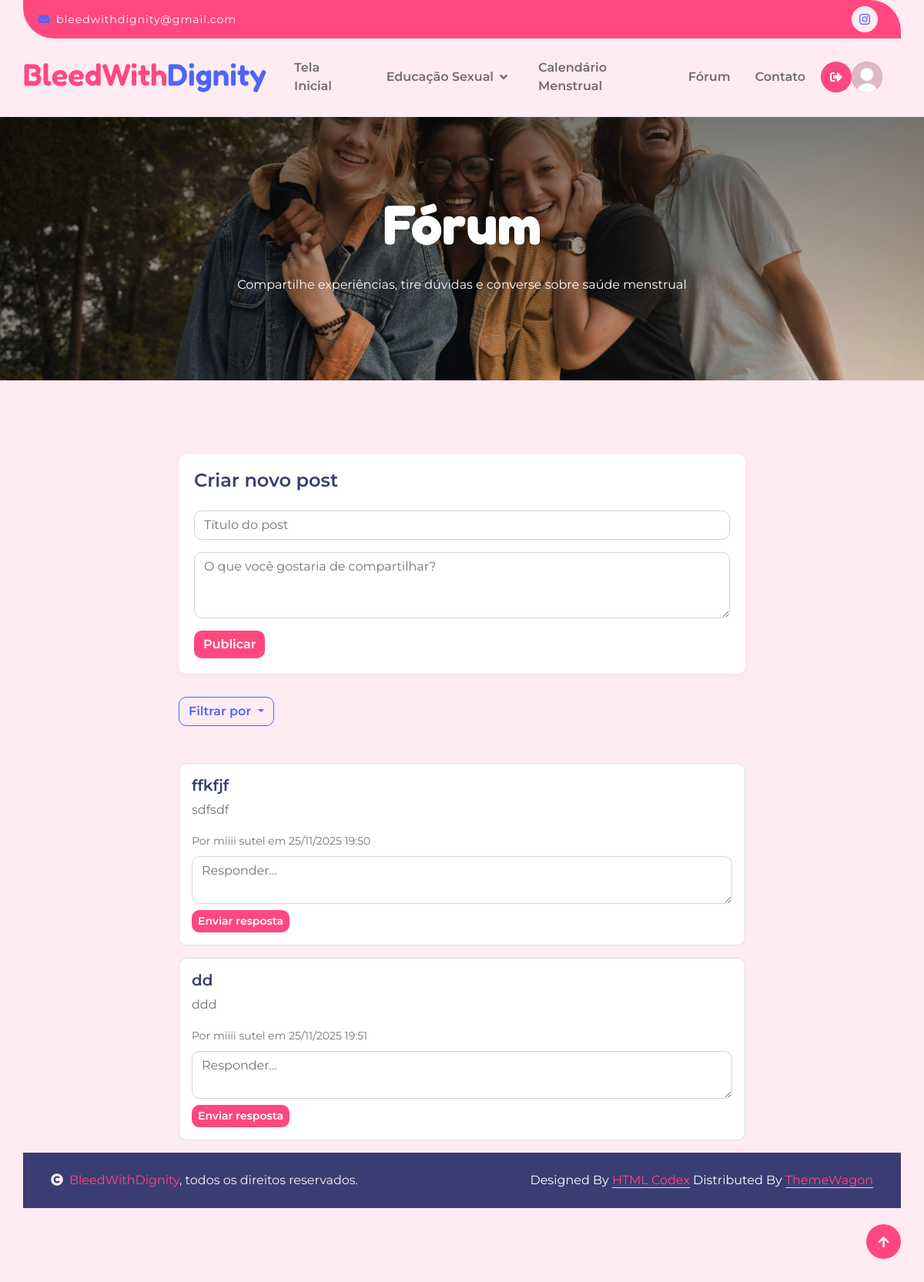
The page /forum/forumlogado.php?filter=populares on the database its author committed.
### tables this page shows
CREATE TABLE `forum_posts` (
  `id` int NOT NULL,
  `autor_id` int NOT NULL,
  `titulo` varchar(255) NOT NULL,
  `conteudo` text NOT NULL,
  `data_postagem` datetime DEFAULT CURRENT_TIMESTAMP
);

CREATE TABLE `users` (
  `user_id` int NOT NULL,
  `nome` varchar(100) NOT NULL,
  `email` varchar(255) NOT NULL,
  `email_confirmado` tinyint(1) DEFAULT '0',
  `Data_Nascimento` date DEFAULT NULL,
  `senha` varchar(100) NOT NULL,
  `tipo` enum('admin','user') NOT NULL,
  `foto_perfil` varchar(255) DEFAULT NULL
);

### forum/forumlogado.php (the view, shortened to what this page needs)
<?php
require("../include/conexao.php");
?>
<!DOCTYPE html>
<html lang="pt-br">
<head>
     <?php
   require("../include/referenciashead.php");
   ?>
</head>
<body>
   <?php
       require("../include/navbarlogado.php");
             require("../include/botoesperfilpesquisa.php");
        ?>
                </div>
            </nav>
        </div>
    </div>
    <div class="container-fluid page-header py-5 wow fadeIn" data-wow-delay="0.1s">
        <div class="container text-center py-5">
            <h1 class="display-2 text-white mb-4">Fórum</h1>
            <p class="text-white">Compartilhe experiências, tire dúvidas e converse sobre saúde menstrual</p>
        </div>
    </div>
    <div class="container-fluid py-5 bg-light">
        <div class="container py-5">
            <div class="row">
                <div class="col-lg-8 mx-auto">
                    <div id="new-post-form" class="wow fadeIn" data-wow-delay="0.1s">
                        <h4 class="mb-4">Criar novo post</h4>
                        <form id="post-form" action="process_post.php" method="POST">
    <div class="mb-3">
        <input type="text" class="form-control" name="titulo" placeholder="Título do post" required>
    </div>
    <div class="mb-3">
        <textarea class="form-control" name="conteudo" rows="3" placeholder="O que você gostaria de compartilhar?" required></textarea>
    </div>
    <button type="submit" class="btn btn-primary">Publicar</button>
</form>
                    </div>
                            <div class="dropdown">
                            <button class="btn btn-outline-secondary dropdown-toggle" type="button" id="filterDropdown" data-bs-toggle="dropdown" aria-expanded="false">
                                Filtrar por
                            </button>
                            </div>
<div class="mt-5">
<div class="mt-5">
<?php
$filter = $_GET['filter'] ?? 'recentes';
if ($filter === 'populares') {
    $sql = "SELECT p.*, u.nome AS autor, COUNT(r.id) AS total_respostas
            FROM forum_posts p
            JOIN users u ON p.autor_id = u.user_id
            LEFT JOIN forum_respostas r ON p.id = r.post_id
            GROUP BY p.id
            ORDER BY total_respostas DESC";
} else {
    $sql = "SELECT p.*, u.nome AS autor
            FROM forum_posts p
            JOIN users u ON p.autor_id = u.user_id
            ORDER BY p.data_postagem DESC";
}
$posts = $mysqli->query($sql);
if (!$posts) {
    echo "Erro na consulta de posts: " . $mysqli->error;
} elseif ($posts->num_rows > 0) {
    while ($row = $posts->fetch_assoc()) {
        $dataUTC = new DateTime($row['data_postagem'], new DateTimeZone('UTC'));
         $dataUTC->setTimezone(new DateTimeZone('America/Sao_Paulo'));
        $dataFormatada = $dataUTC->format('d/m/Y H:i');
        echo "<div class='card mb-3'>
                <div class='card-body'>
                    <h5>" . htmlspecialchars($row['titulo']) . "</h5>
                    <p>" . nl2br(htmlspecialchars($row['conteudo'])) . "</p>
                    <small class='text-muted'>Por " . htmlspecialchars($row['autor']) . " em {$dataFormatada}</small>";
        echo "<form action='process_resposta.php' method='POST' class='mt-2'>
                <input type='hidden' name='post_id' value='{$row['id']}'>
                <textarea name='conteudo' class='form-control mb-2' rows='2' placeholder='Responder...' required></textarea>
                <button type='submit' class='btn btn-primary btn-sm'>Enviar resposta</button>
              </form>
            </div>
          </div>";
    }
} else {
    echo "<p>Nenhum post encontrado.</p>";
}
?>
</div>
</div>
</div>
     <?php
      require("../include/copyright.php");
 require("../include/bibliotecajava.php");
   ?>
</body>
</html>

### css/style.css (style rules this page uses)
h1, h2, h3, .h1, .h2, .h3 { font-weight: 200; font-family: 'Montserrat', sans-serif; }
h4, h5, h6, .h4, .h5, .h6 { font-weight: 600; font-family: 'Montserrat', sans-serif; }
.display-1, .display-2, .display-3, .display-4, .display-5, .display-6 { font-weight: 700; font-family: 'Fredoka', sans-serif; }
.wow, .animated { animation-duration: 2s !important; }
.btn { font-weight: 600; transition: .5s; }
.btn.btn-primary { border: 0; color: var(--bs-white); }
.hero-header, .page-header { background: linear-gradient(rgba(0, 0, 0, 0.5), rgba(0, 0, 0, 0.05)), url(../img/fotos.jpg); background-position: center center; background-repeat: no-repeat; background-size: cover; }
#new-post-form { background-color: white; padding: 20px; border-radius: 10px; box-shadow: 0 2px 10px rgba(0,0,0,0.05); margin-bottom: 30px; }

### rows shown on the page
forum_posts: titulo "ffkfjf", conteudo "sdfsdf", autor.nome "miiii sutel", data_postagem "25/11/2025 19:50"
forum_posts: titulo "dd", conteudo "ddd", autor.nome "miiii sutel", data_postagem "25/11/2025 19:51"
